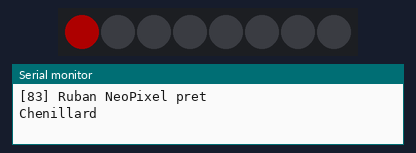
Recording of a sketch running on a simulated Arduino Uno, built with avr-gcc and run on an emulated ATmega328P. Shown: 8 RGB LEDs in strip order, left to right, the last lines printed to the serial monitor. Dim RGB values are drawn brighter than linear.

Above: at 0.05 s.
At 0.45 s:
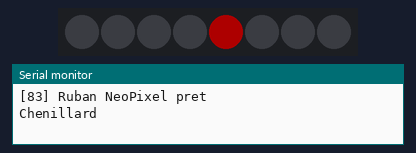
At 0.87 s:
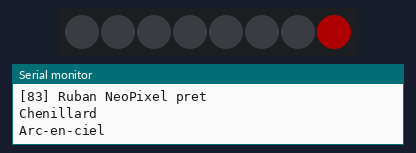
At 1.82 s:
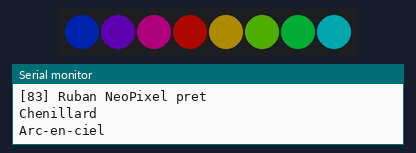
At 2.52 s:
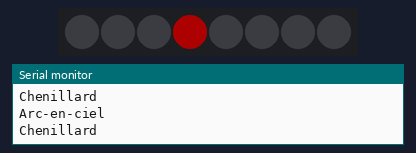
Timing chart, 0 to 40.0 s (numbered marks = the images above):
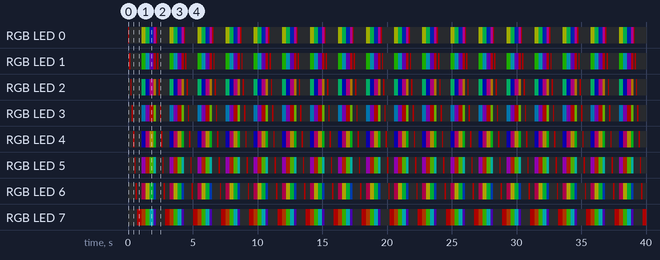

The sketch:

83_Ruban_WS2812B.ino
```cpp
/*
 * =====================================================================
 *  Arduino Lab Nexus v6.1.0 STABLE  -  Ruban LED WS2812B
 * =====================================================================
 *  Explication : Anime un ruban de 8 LED adressables NeoPixel (chenillard puis arc-en-ciel).
 *  Carte       : Arduino UNO / Nano (ATmega328P) - compatible Mega
 *  Moniteur    : 9600 bauds
 *
 *  Câblage :
 *   Arduino 5V     -> Ruban 5V
 *   Arduino GND    -> Ruban GND
 *   Arduino D6     -> Ruban DIN (via 330 ohms)
 *
 *  Bibliothèques requises (arduino-cli lib install "...") : Adafruit NeoPixel
 * =====================================================================
 */
// @libs: Adafruit NeoPixel

#include <Adafruit_NeoPixel.h>

const uint8_t PIN_RUBAN = 6;
const uint8_t NB_LED = 8;

Adafruit_NeoPixel ruban(NB_LED, PIN_RUBAN, NEO_GRB + NEO_KHZ800);

void setup() {
  Serial.begin(9600);
  ruban.begin();
  ruban.setBrightness(50);   // limite la consommation
  ruban.show();              // tout éteint
  Serial.println(F("[83] Ruban NeoPixel pret"));
}

void loop() {
  // Chenillard rouge
  Serial.println(F("Chenillard"));
  for (uint8_t i = 0; i < NB_LED; i++) {
    ruban.clear();
    ruban.setPixelColor(i, ruban.Color(255, 0, 0));
    ruban.show();
    delay(100);
  }
  // Arc-en-ciel
  Serial.println(F("Arc-en-ciel"));
  for (long teinte = 0; teinte < 65536; teinte += 512) {
    for (uint8_t i = 0; i < NB_LED; i++) {
      ruban.setPixelColor(i, ruban.ColorHSV(teinte + i * 65536L / NB_LED));
    }
    ruban.show();
    delay(10);
  }
}
```

Measured:
- by itself, RGB LED 0: repeats every 2.2 s: off 0.95 s, RGB(46, 50, 0) 0.31 s, RGB(0, 50, 22) 0.31 s, RGB(0, 10, 50) 0.31 s, RGB(50, 0, 42) 0.19 s, RGB(50, 0, 0) 0.10 s
- by itself, RGB LED 7: repeats every 2.2 s: RGB(50, 16, 0) 0.31 s, RGB(15, 50, 0) 0.31 s, RGB(0, 48, 50) 0.31 s, RGB(20, 0, 50) 0.19 s, off 0.70 s, RGB(50, 0, 0) 0.35 s
- by itself, everything shown: repeats every 2.2 s, in 12 steps
